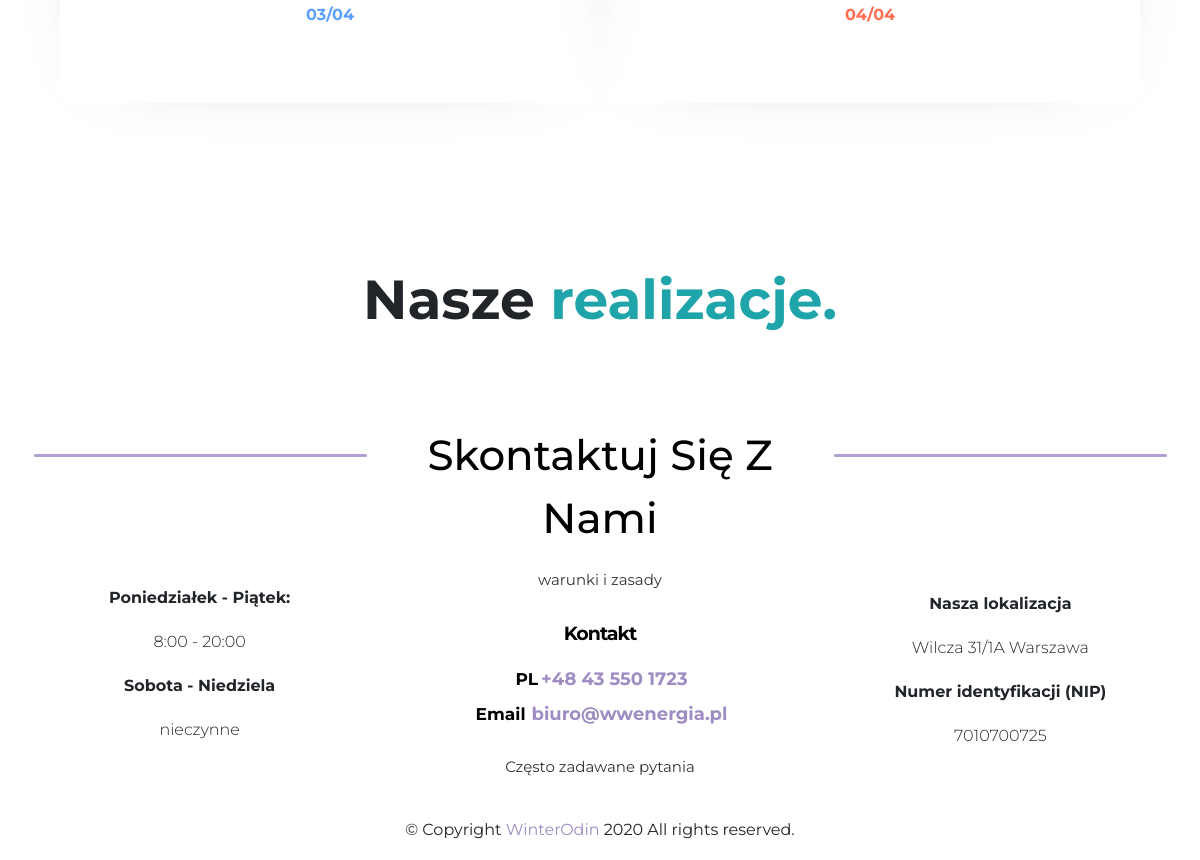
/ (lower part), run on an earlier commit of the app's database.
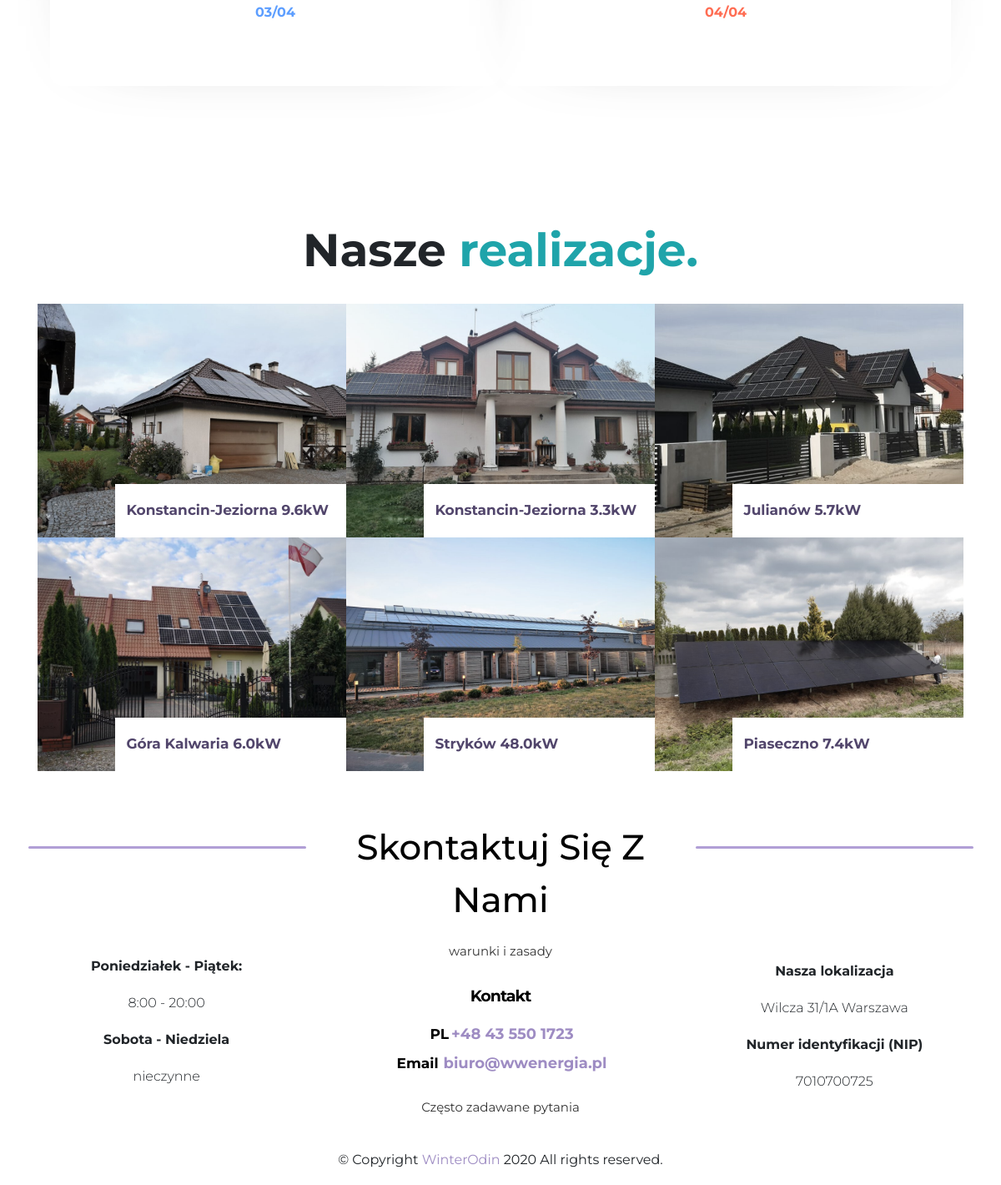
And on a later commit of the database.
### energy/models.py (models this page shows, shortened)
class galleryModel(models.Model):
    place    = models.CharField(max_length=50, null=False,blank=False)
    picPlace = models.ImageField(null=True)
    kwPlace  = models.DecimalField(null=True,blank=False,decimal_places=1,max_digits=6)

### energy/views.py (the view)
# urls.py: path('', views.home, name='home'),
def home(request):
    latest_pics = galleryModel.objects.all()[:6]
    form        = clientForm()
    selectPrice = electricityPrice.objects.all()
    context={
      'latest_pics':latest_pics,
      'form'       :form,
      'selectPrice':selectPrice,
    }
    return render(request,'index.html', context)

### templates/index.html (shortened to what this page needs)
{% extends 'base.html' %}
{% load static %}
{% block content %}
{% include 'howWeWork.html'  %}
{% include 'gallery.html'  %}
{% endblock %}

### templates/base.html (shortened to what this page needs)
{% load static  %}
<!doctype html>
<html lang="en">
<head>
	<link rel="stylesheet" href="https://stackpath.bootstrapcdn.com/bootstrap/4.3.1/css/bootstrap.min.css">
  <link rel="stylesheet" href="{% static '/css/indexGrid.css'  %}">
  <link rel="stylesheet" href="{% static '/css/index.css'  %}">
  <link rel="stylesheet" href="{% static '/css/gridFooter.css'  %}">
  <link rel="stylesheet" href="{% static '/css/footer.css'  %}">
  <link rel="stylesheet" href="{% static '/css/gridWork.css'  %}">
  <link rel="stylesheet" href="{% static '/css/work.css'  %}">
  <link rel="stylesheet" href="{% static '/css/nav.css'  %}">
  <link rel="stylesheet" href="{% static '/css/test.css'  %}">
  <link rel="stylesheet" href="{% static '/css/calcGrid.css'  %}">
  <link rel="stylesheet" href="{% static '/css/calc.css'  %}">
  <link rel="stylesheet" href="{% static '/css/gallery.css'  %}">
</head>
<body>
    {% block content  %}
    {% endblock  %}
  {% include 'footer.html'  %}
</body>
</html>

### templates/nav.html (shortened to what this page needs)
{% load static  %}

### templates/howWeWork.html (shortened to what this page needs)
<div class="grid-container-work">
  <div class="colColsHow">
    <div class="col3">
      <div class="colBox3">
        <div class="numbersBox colorBox3">
          03/04
        </div>
      </div>
    </div>
    <div class="col4">
      <div class="colBox4">
        <div class="numbersBox colorBox4">
          04/04
        </div>
      </div>
    </div>
  </div>
</div>

### templates/gallery.html
<div class="container galleryPos">
    <div class="row">
        <div class="col-2">
        </div>
        <div class="col-8">
            <div class="titleGalleryWrapper">
                Nasze <span class="colorGallerytitle"> realizacje.</span>
            </div>
        </div>
        <div class="col-2">
        </div>
    </div>
    <div class="row no-gutters ">
        {% for x in latest_pics  %}
            <div class="col-sm-12 col-md-12 col-lg-4 align-self-center">
                <div class="tileGallery" style="background-image: url('{{ x.picPlace.url  }}');">
                    <div class="boxWhere">
                        <div class="titleWhere">
                            {{ x.place  }} {{ x.kwPlace  }}kW
                        </div>
                    </div>
                </div>
            </div>
        {% endfor  %}
    </div>
</div>

### templates/footer.html (shortened to what this page needs)
<div class="container-fluid linesBig">
    <div class="row justify-content-center">
      <div class="col-4">
        <div class="borderLinesBig"></div>
      </div>
      <div class="col-4">
        <div class="textPc">Skontaktuj się z nami</div>
      </div>
      <div class="col-4">
        <div class="borderLinesBig"></div>
      </div>
    </div>
</div>
  <div class="grid-container-footer">
    <div class="time">
      <div class="timeWrapperFooter">
        <div class="timePosFooter">
          <div class="dayDateFooter">
          Poniedziałek - Piątek:
          </div>
          <div class="hoursFooter">
            8:00 - 20:00
          </div>
          <div class="dayDateFooter">
             Sobota - Niedziela
          </div>
          <div class="hoursFooter">
            nieczynne
          </div>
          <div class="timeZoneFooter">
          </div>
        </div>
      </div>
    </div>
    <div class="terms">
      <div class="wrapperTermsFooter">
        <a href="#" class="termsLinkFooter">warunki i zasady</a>
      </div>
    </div>
    <div class="phone">
      <div class="wrapperPhoneFooter">
        <div class="phonesFooter">
          <div class="callFooter">Kontakt</div>
        </div>
        <div class="phonesFooter">
          <div class="countryFooter">PL </div><div class="numberFooter"> +48 43 550 1723</div>
        </div>
        <div class="phonesFooter">
          <div class="countryFooter">Email </div><div class="numberFooter"> <a class="numberFooter" href="mailto:biuro@wwenergia.pl">biuro@wwenergia.pl</a></div>
        </div>
      </div>
    </div>
    <div class="faq">
      <div class="faqTermsFooter">
        <a href="#" class="faqLinkFooter">Często zadawane pytania</a>
      </div>
    </div>
    <div class="office">
      <div class="timeWrapperFooter">
        <div class="placePosFooter">
          <div class="dayDateFooter">
          Nasza lokalizacja
          </div>
          <div class="hoursFooter">
            Wilcza 31/1A Warszawa
          </div>
          <div class="dayDateFooter">
            Numer identyfikacji (NIP)
          </div>
          <div class="hoursFooter">
              7010700725
          </div>
          <div class="dayDateFooter">
          </div>
          <div class="hoursFooter">
          </div>
        </div>
      </div>
    </div>
    <div class="who">
      <div class="whoFooter">
        © Copyright <a href="https://winterodin.vcraft.pl/index.html " class="linkWinterFooter">WinterOdin</a> 2020 All rights reserved.
      </div>
    </div>
  </div>

### static/css/gridFooter.css (style rules this page uses)
.grid-container-footer { display: grid; ; grid-template-columns: 1fr; grid-template-rows: 1.5fr 0.5fr 1fr 0.5fr 1.5fr 0.5fr; gap: 1px 1px; grid-template-areas: "time" "terms" "phone" "faq" "office" "who"; }
.time { grid-area: time; }
.terms { grid-area: terms; }
.phone { grid-area: phone; }
.faq { grid-area: faq; }
.office { grid-area: office; }
.who { grid-area: who; }
@media (min-width:720px) { .grid-container-footer { display: grid; align-items: center; grid-template-columns: 1fr 1fr 1fr; grid-template-rows: 0.5fr 1fr 0.5fr 0.5fr; gap: 1px 1px; grid-template-areas: "time terms office" "time phone office" "time faq office" "who who who"; } }
@media (min-width:720px) { .time { grid-area: time; } }
@media (min-width:720px) { .office { grid-area: office; } }
@media (min-width:720px) { .terms { grid-area: terms; } }
@media (min-width:720px) { .phone { grid-area: phone; } }
@media (min-width:720px) { .faq { grid-area: faq; } }
@media (min-width:720px) { .who { grid-area: who; } }

### static/css/footer.css (style rules this page uses)
.timeWrapperFooter { min-width: 100%; }
.dayDateFooter,.hoursFooter,.timeZoneFooter { text-align: center; font-family: "Montserrat"; font-weight: 300; padding:10px; }
.dayDateFooter,.timeZoneFooter { font-weight: bold; }
.wrapperTermsFooter,.faqTermsFooter { text-align: center; font-family: "Montserrat"; opacity:0.8; font-size: 15px; }
.wrapperTermsFooter >a { text-decoration: none; color: black }
.faqTermsFooter >a { text-decoration: none; color: black }
.countryFooter,.numberFooter { display: inline-block; padding-left: 3px; }
.phonesFooter { text-align: center; padding: 4px; }
.callFooter,.countryFooter,.numberFooter { font-family: "Montserrat"; font-weight: 700; }
.callFooter { color:black; font-size: 19px; letter-spacing: -1px; padding-bottom: 10px }
.countryFooter { color:black; font-size: 17px; }
.numberFooter,.numberFooter:hover { color:#9e8cc3; font-size: 18px; text-decoration: none; font-family: "Montserrat"; font-weight: 700; }
.whoFooter { min-width: 100%; text-align: center; padding-top: 10%; font-family: "Montserrat"; }
.whoFooter >a.linkWinterFooter, a.linkWinterFooter:active, a.linkWinterFooter:visited { text-decoration: none; color:#9e8cc3; }
.linesBig { display: none; }
@media (min-width:720px) { .placePosFooter { margin-top: 4vh; } }
@media (min-width:720px) { .timeWrapperFooter { align-items: center; } }
@media (min-width:720px) { .whoFooter { padding-top: 0; } }
@media (min-width:720px) { .linesBig { display: block; } }
@media (min-width:720px) { .borderLinesBig { width: 90%; margin-left: 5%; background-color: #b19fd6; height: 3px; border-radius: 5px; margin-top: 30px; } }
@media (min-width:720px) { .textPc { font-family: "Montserrat"; font-weight: 500; color:black; font-size: 42px; text-align: center; text-transform: capitalize; } }

### static/css/gridWork.css (style rules this page uses)
.grid-container-work { display: grid; width: 90%; margin-left: auto; margin-right: auto; grid-template-columns: 1.5fr 1fr 0.5fr; grid-template-rows: 1fr 1fr 1fr; gap: 0px 0px; grid-template-areas: "colTextHow colColsHow ." "colTextHow colColsHow ." "colTextHow colColsHow ."; }
.colColsHow { display: grid; grid-template-columns: 1fr 1fr; grid-template-rows: 1fr 1fr 1fr 1fr; gap: 0px 3vw; grid-template-areas: "col1 col2" "col1 col2" "col3 col4" "col3 col4"; grid-area: colColsHow; }
.col3 { grid-area: col3; height: 40vh; }
.col4 { grid-area: col4; height: 40vh; }
@media (max-width: 1430px) { .col3 { grid-area: col3; height: 50vh; } }
@media (max-width: 1430px) { .col4 { grid-area: col4; height: 50vh; } }
@media (max-width: 1430px) { .colBox1,.colBox3,.colBox2,.colBox4 { height: 100%; } }
@media (max-width:1280px) { .grid-container-work { display: grid; grid-template-columns: 1fr 1fr; grid-template-rows: 1fr 1fr 1fr 1fr 1fr; gap: 0px 0px; grid-template-areas: "colTextHow colTextHow" "colTextHow colTextHow" "colColsHow colColsHow" "colColsHow colColsHow" "colColsHow colColsHow"; } }
@media (max-width:1280px) { .colColsHow { display: grid; grid-template-columns: 1fr 1fr; grid-template-rows: 1fr 1fr 1fr 1fr; gap: 0px 0px; grid-template-areas: "col1 col2" "col1 col2" "col3 col4" "col3 col4"; grid-area: colColsHow; } }
@media (max-width:1280px) { .col3 { grid-area: col3; } }
@media (max-width:1280px) { .col4 { grid-area: col4; } }

What changed in the data, as far as the page shows it:
added galleryModel: picPlace (picture), place "Konstancin-Jeziorna", kwPlace "9.6"
added galleryModel: picPlace (picture), place "Konstancin-Jeziorna", kwPlace "3.3"
added galleryModel: picPlace (picture), place "Julianów", kwPlace "5.7"
added galleryModel: picPlace (picture), place "Góra Kalwaria", kwPlace "6.0"
added galleryModel: picPlace (picture), place "Stryków", kwPlace "48.0"
added galleryModel: picPlace (picture), place "Piaseczno", kwPlace "7.4"
